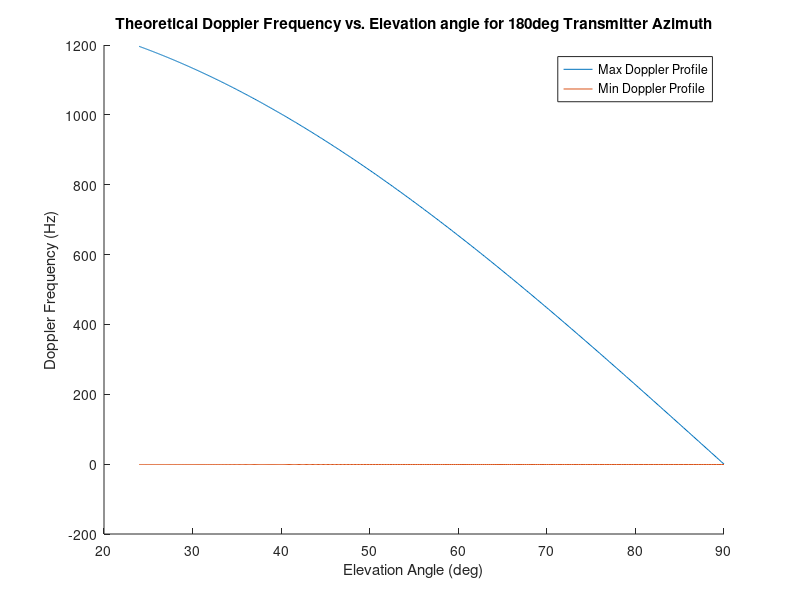

Write the MATLAB code that produced this figure.
%max doppler 180deg offset rx
%looks great :)
clear;
RPM = 250;%changed
Altitude = 200;
fc = 1e9;
c = 3e8;

%max doppler for reflection radius
Reflection_radius = 7.5;
v = ((2*pi)/60)*RPM*Reflection_radius;
max_fd = 2*(v*fc)/c;

Tx_radius = 0:1:450;
elevation_angle = atan(Altitude./(Tx_radius));

doppler_minus = max_fd*cos(elevation_angle);
doppler_plus = -ones(1,length(Tx_radius));


hold on
plot(360*elevation_angle/(2*pi),doppler_minus)
plot(360*elevation_angle/(2*pi),doppler_plus)
hold off
xlabel('Elevation Angle (deg)');
ylabel('Doppler Frequency (Hz)');
legend('Max Doppler Profile', 'Min Doppler Profile');
title('Theoretical Doppler Frequency vs. Elevation angle for 180deg Transmitter Azimuth');

% %Rx position (might not be needed)
% Rx_z = Altitude - 2;
% Rx_y = 7;
% Rx_x = 0;
% Receiver = [Rx_x, Rx_y, Rx_z];
% 
% Blade_rotation_update = 2*pi/(900 -1);
% mRotation = [cos(Blade_rotation_update),-sin(Blade_rotation_update);sin(Blade_rotation_update),cos(Blade_rotation_update)];
% Blade_points = zeros(3,100);
% Blade_points(1,:) = 0:7.5/(100 -1):7.5;
% Blade_points(3,:) = Altitude;
% 
% for r = Tx_radius
%     for Blade_angle = 0:900
%         for i = 1:length(Blade_points)
%            temp = mRotation*[Blade_points(1,i);Blade_points(2,i)];
%            Blade_points(1,i) = temp(1);
%            Blade_points(2,i) = temp(2);
%            
%         end
%         
%     end
%     %reset blade
%     Blade_points = zeros(3,100);
%     Blade_points(1,:) = 0:7.5/(100 -1):7.5;
%     Blade_points(3,:) = Altitude;
% end
